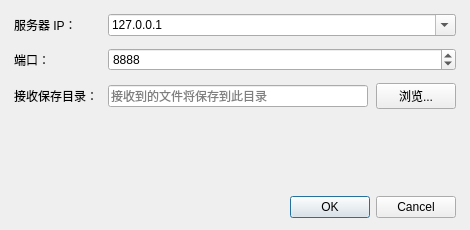
<?xml version="1.0" encoding="UTF-8"?>
<ui version="4.0">
 <class>SettingsDialog</class>
 <widget class="QDialog" name="SettingsDialog">
  <property name="geometry">
   <rect>
    <x>0</x>
    <y>0</y>
    <width>470</width>
    <height>230</height>
   </rect>
  </property>
  <property name="windowTitle">
   <string>连接设置</string>
  </property>
  <layout class="QVBoxLayout" name="mainLayout">
   <property name="leftMargin">
    <number>14</number>
   </property>
   <property name="topMargin">
    <number>14</number>
   </property>
   <property name="rightMargin">
    <number>14</number>
   </property>
   <property name="bottomMargin">
    <number>12</number>
   </property>
   <property name="spacing">
    <number>10</number>
   </property>
   <item>
    <layout class="QFormLayout" name="formLayout">
     <property name="horizontalSpacing">
      <number>10</number>
     </property>
     <property name="verticalSpacing">
      <number>12</number>
     </property>
     <item row="0" column="0">
      <widget class="QLabel" name="lblIp">
       <property name="text">
        <string>服务器 IP：</string>
       </property>
      </widget>
     </item>
     <item row="0" column="1">
      <widget class="QComboBox" name="cbIp">
       <property name="editable">
        <bool>true</bool>
       </property>
       <item>
        <property name="text">
         <string>127.0.0.1</string>
        </property>
       </item>
      </widget>
     </item>
     <item row="1" column="0">
      <widget class="QLabel" name="lblPort">
       <property name="text">
        <string>端口：</string>
       </property>
      </widget>
     </item>
     <item row="1" column="1">
      <widget class="QSpinBox" name="spPort">
       <property name="minimum">
        <number>1</number>
       </property>
       <property name="maximum">
        <number>65535</number>
       </property>
       <property name="value">
        <number>8888</number>
       </property>
      </widget>
     </item>
     <item row="2" column="0">
      <widget class="QLabel" name="lblSaveDir">
       <property name="text">
        <string>接收保存目录：</string>
       </property>
      </widget>
     </item>
     <item row="2" column="1">
      <layout class="QHBoxLayout" name="dirLayout">
       <property name="spacing">
        <number>8</number>
       </property>
       <item>
        <widget class="QLineEdit" name="leSaveDir">
         <property name="placeholderText">
          <string>接收到的文件将保存到此目录</string>
         </property>
        </widget>
       </item>
       <item>
        <widget class="QPushButton" name="btnSaveDirBrowse">
         <property name="text">
          <string>浏览...</string>
         </property>
        </widget>
       </item>
      </layout>
     </item>
    </layout>
   </item>
   <item>
    <spacer name="formSpacer">
     <property name="orientation">
      <enum>Qt::Vertical</enum>
     </property>
     <property name="sizeHint" stdset="0">
      <size>
       <width>20</width>
       <height>8</height>
      </size>
     </property>
    </spacer>
   </item>
   <item>
    <widget class="QDialogButtonBox" name="buttonBox">
     <property name="orientation">
      <enum>Qt::Horizontal</enum>
     </property>
     <property name="standardButtons">
      <set>QDialogButtonBox::Cancel|QDialogButtonBox::Ok</set>
     </property>
    </widget>
   </item>
  </layout>
 </widget>
 <resources/>
 <connections/>
</ui>
